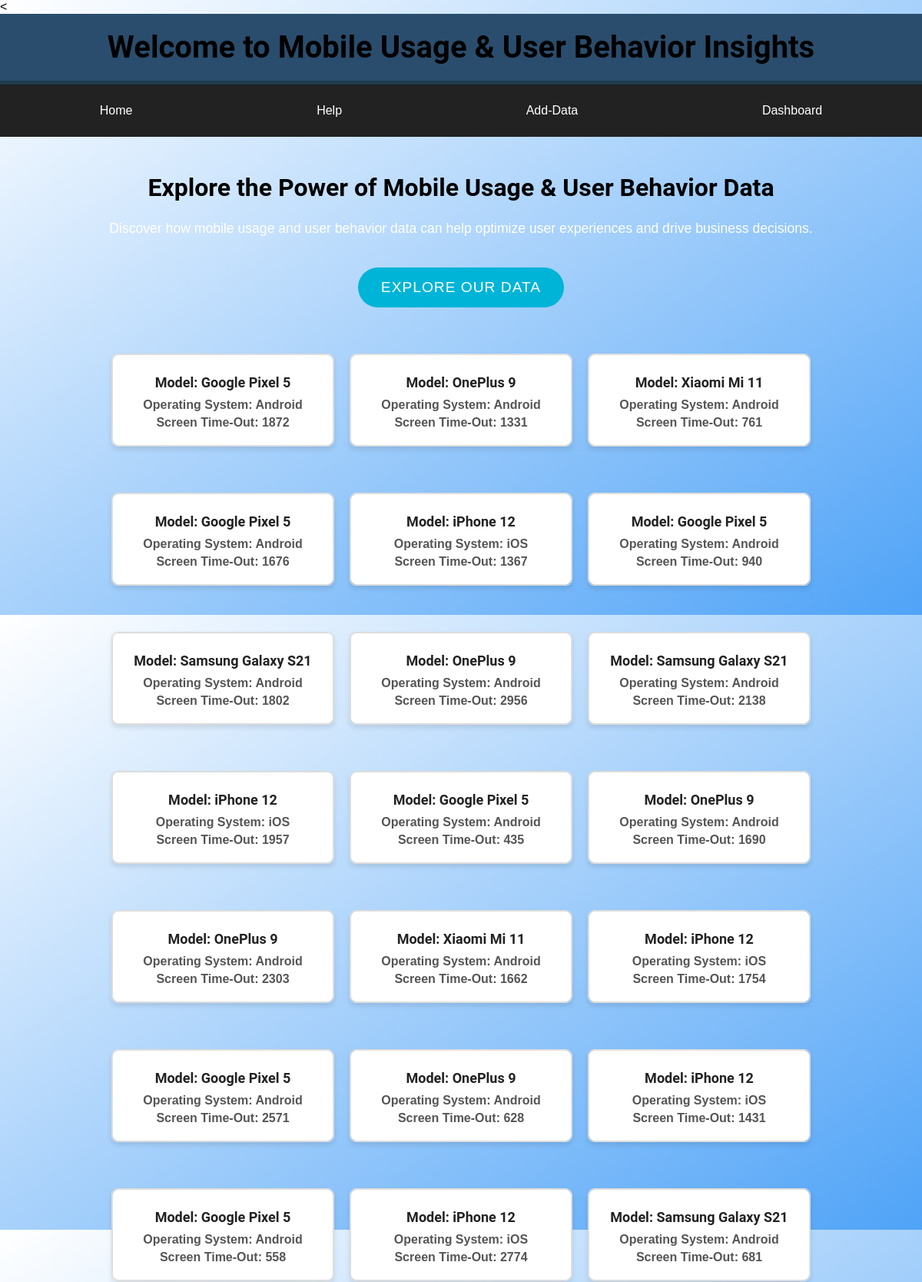
The page / (upper part) on the database its author committed.
### models/data.py (models this page shows)
class Mobile(db.Model):
    mobile_id = db.Column(db.Integer, primary_key=True)  # Corrected column name
    DeviceModel = db.Column(db.String(100), nullable=False)
    OperatingSystem = db.Column(db.String(100), nullable=False)
    AppusageTime = db.Column(db.Integer, nullable=False)
    BatteryDrain = db.Column(db.Integer, nullable=False)
    ScreenOnTime_hours_per_day = db.Column(db.Integer, nullable=False)  # Corrected column name
    NumberofAppsInstalled = db.Column(db.Integer, nullable=False)
    DataUsage_MB_per_day = db.Column(db.Integer, nullable=False)  # Corrected column name
    user_id = db.Column(db.Integer, db.ForeignKey('user.id'),nullable=False)

### app.py (the view)
@flask_app.route('/')
def index():
    data = Mobile.query.all()
    return render_template('index.html', content=data)

### templates/index.html (shortened to what this page needs)
{% extends 'base.html' %}
{% block content %}
    <div class="content">
        <h2>Explore the Power of Mobile Usage & User Behavior Data</h2>
        <p>Discover how mobile usage and user behavior data can help optimize user experiences and drive business decisions.</p>
        <button class="btn">Explore Our Data</button>
    </div>
<div style="display: flex; flex-wrap: wrap; justify-content: center; gap: 20px; padding: 20px;">
    {% for data in content %}
    <div class="card-container" style="width: 18rem; border: 1px solid #ddd; border-radius: 8px; box-shadow: 0 4px 6px rgba(0, 0, 0, 0.1); overflow: hidden; text-align: center;">
        <div class="card" style="padding: 15px;">
            <h3 class="card-title" style="margin: 10px 0; color: #222;">Model: {{ data.DeviceModel }}</h3>
            <p class="card-text" style="margin: 5px 0; font-weight: bold; color: #555;">Operating System: {{ data.OperatingSystem }}</p>
            <p class="card-text" style="margin: 5px 0; font-weight: bold; color: #555;">Screen Time-Out: {{ data.ScreenOnTime_hours_per_day }}</p>
        </div>
    </div>
    {% endfor %}
</div>
{% endblock %}

### templates/base.html (shortened to what this page needs)
< <!DOCTYPE html>
<html lang="en">
<head>
</head>
<body>
    <header>
        <h1>Welcome to Mobile Usage & User Behavior Insights</h1>
    </header>
    <nav>
        <a href="/">Home</a>
        <a href="/help">Help</a>
        <a href="/add_data">Add-Data</a>
         <a href="/dashboard">Dashboard</a>
    </nav>
    {% block content %}
{% endblock %}
</body>
</html>

### templates/base.html (style rules this page uses)
body { font-family: 'Arial', sans-serif; margin: 0; padding: 0; background: linear-gradient(to bottom right, white, #4fa3f7); color: black; box-sizing: border-box; }
h1, h2, h3 { font-family: 'Roboto', sans-serif; color: black; }
header { background-color: #2a4d6d; padding: 20px; text-align: center; border-bottom: 5px solid #1f3b4d; }
header h1 { font-size: 2.5em; margin: 0; }
nav { display: flex; justify-content: center; background-color: #222; padding: 10px; }
nav a { color: white; text-decoration: none; padding: 15px; text-align: center; flex-grow: 1; transition: background-color 0.3s ease; }
.content { text-align: center; padding: 20px; color: white; }
.content h2 { font-size: 2em; margin-bottom: 20px; }
.content p { font-size: 1.1em; line-height: 1.6; }
.content .btn { background-color: #00b4d8; color: white; padding: 15px 30px; border: none; border-radius: 30px; font-size: 1.2em; cursor: pointer; text-transform: uppercase; letter-spacing: 1px; transition: background-color 0.3s ease; margin-top: 20px; }
.card-container { display: flex; flex-wrap: wrap; justify-content: center; gap: 20px; margin: 20px 0; }
.card { background-color: white; border: 1px solid #ddd; border-radius: 8px; box-shadow: 0 4px 6px rgba(0, 0, 0, 0.1); width: 300px; text-align: center; padding: 20px; }
.card-title { font-size: 18px; font-weight: bold; margin-bottom: 10px; }
.card-text { font-size: 16px; color: #555; margin: 5px 0; }

### rows shown on the page
Mobile: DeviceModel "Google Pixel 5", OperatingSystem "Android", ScreenOnTime_hours_per_day "1872"
Mobile: DeviceModel "OnePlus 9", OperatingSystem "Android", ScreenOnTime_hours_per_day "1331"
Mobile: DeviceModel "Xiaomi Mi 11", OperatingSystem "Android", ScreenOnTime_hours_per_day "761"
Mobile: DeviceModel "Google Pixel 5", OperatingSystem "Android", ScreenOnTime_hours_per_day "1676"
Mobile: DeviceModel "iPhone 12", OperatingSystem "iOS", ScreenOnTime_hours_per_day "1367"
Mobile: DeviceModel "Google Pixel 5", OperatingSystem "Android", ScreenOnTime_hours_per_day "940"
Mobile: DeviceModel "Samsung Galaxy S21", OperatingSystem "Android", ScreenOnTime_hours_per_day "1802"
Mobile: DeviceModel "OnePlus 9", OperatingSystem "Android", ScreenOnTime_hours_per_day "2956"
Mobile: DeviceModel "Samsung Galaxy S21", OperatingSystem "Android", ScreenOnTime_hours_per_day "2138"
Mobile: DeviceModel "iPhone 12", OperatingSystem "iOS", ScreenOnTime_hours_per_day "1957"
Mobile: DeviceModel "Google Pixel 5", OperatingSystem "Android", ScreenOnTime_hours_per_day "435"
Mobile: DeviceModel "OnePlus 9", OperatingSystem "Android", ScreenOnTime_hours_per_day "1690"
Mobile: DeviceModel "OnePlus 9", OperatingSystem "Android", ScreenOnTime_hours_per_day "2303"
Mobile: DeviceModel "Xiaomi Mi 11", OperatingSystem "Android", ScreenOnTime_hours_per_day "1662"
Mobile: DeviceModel "iPhone 12", OperatingSystem "iOS", ScreenOnTime_hours_per_day "1754"
Mobile: DeviceModel "Google Pixel 5", OperatingSystem "Android", ScreenOnTime_hours_per_day "2571"
Mobile: DeviceModel "OnePlus 9", OperatingSystem "Android", ScreenOnTime_hours_per_day "628"
Mobile: DeviceModel "iPhone 12", OperatingSystem "iOS", ScreenOnTime_hours_per_day "1431"
Mobile: DeviceModel "Google Pixel 5", OperatingSystem "Android", ScreenOnTime_hours_per_day "558"
Mobile: DeviceModel "iPhone 12", OperatingSystem "iOS", ScreenOnTime_hours_per_day "2774"
Mobile: DeviceModel "Samsung Galaxy S21", OperatingSystem "Android", ScreenOnTime_hours_per_day "681"
